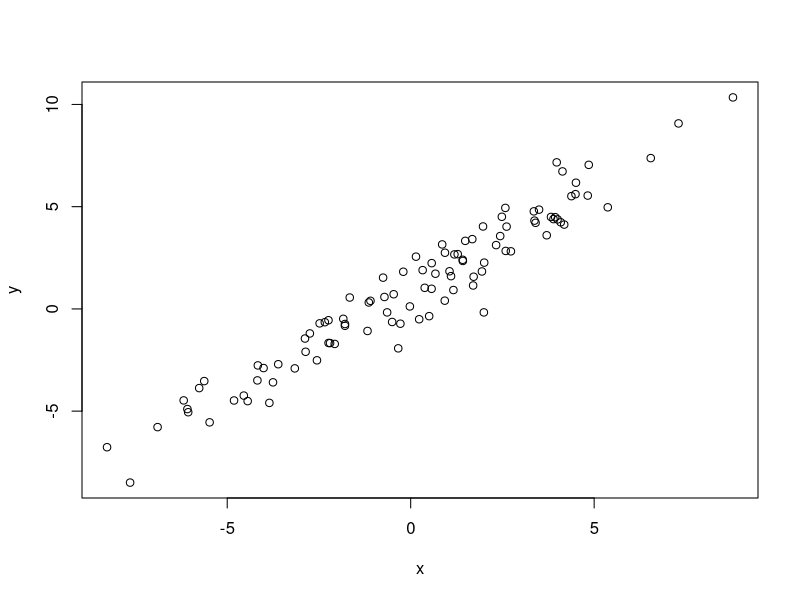
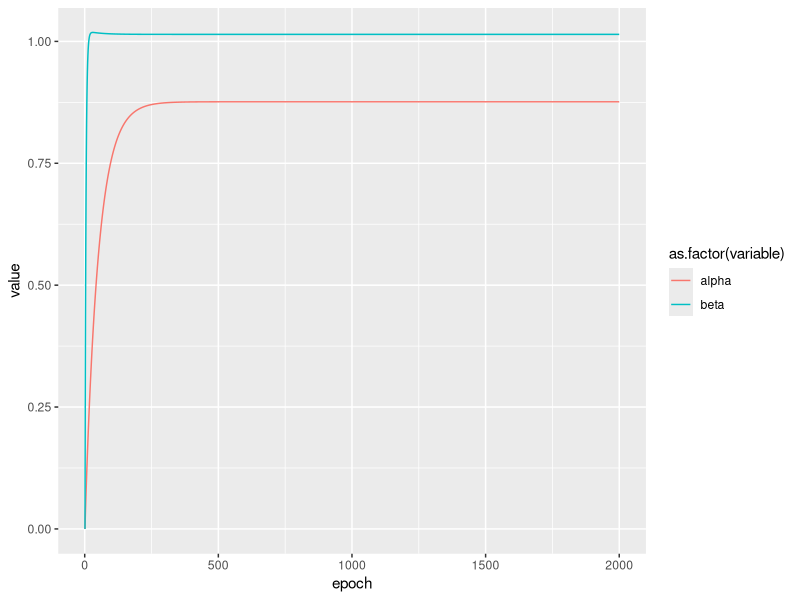
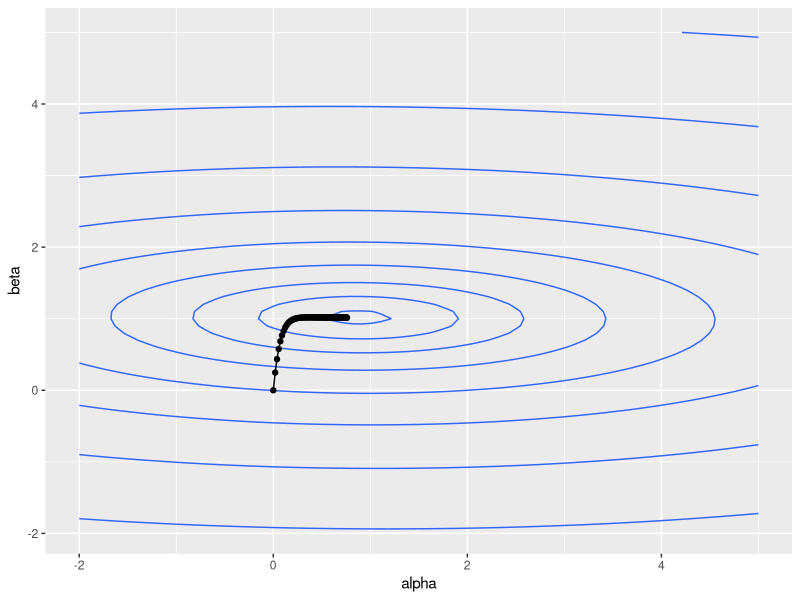
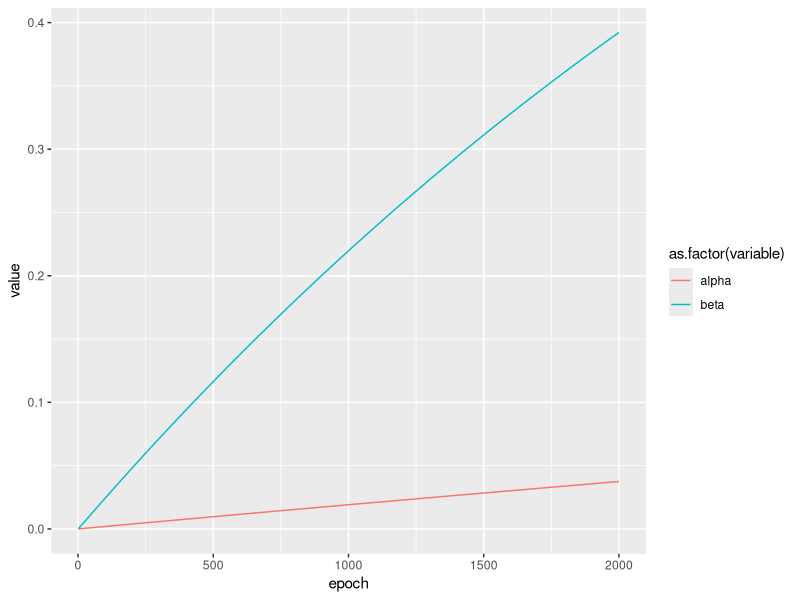
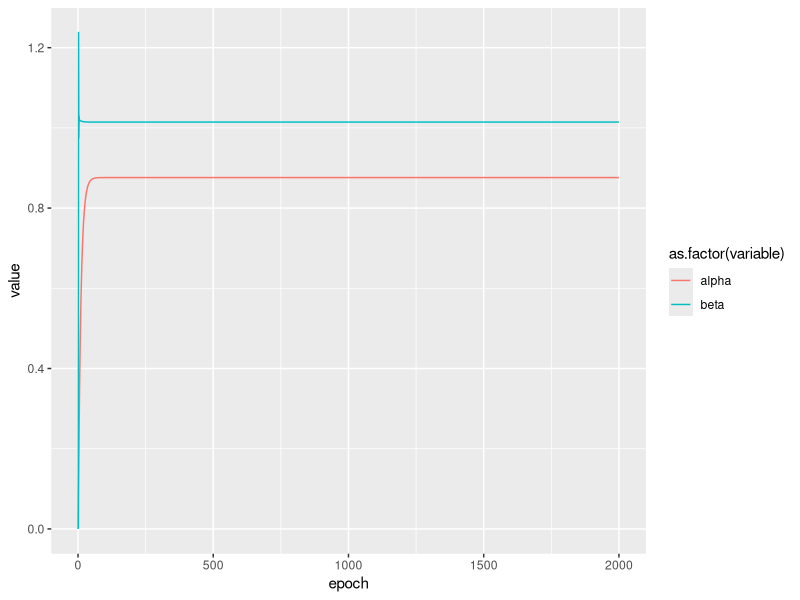
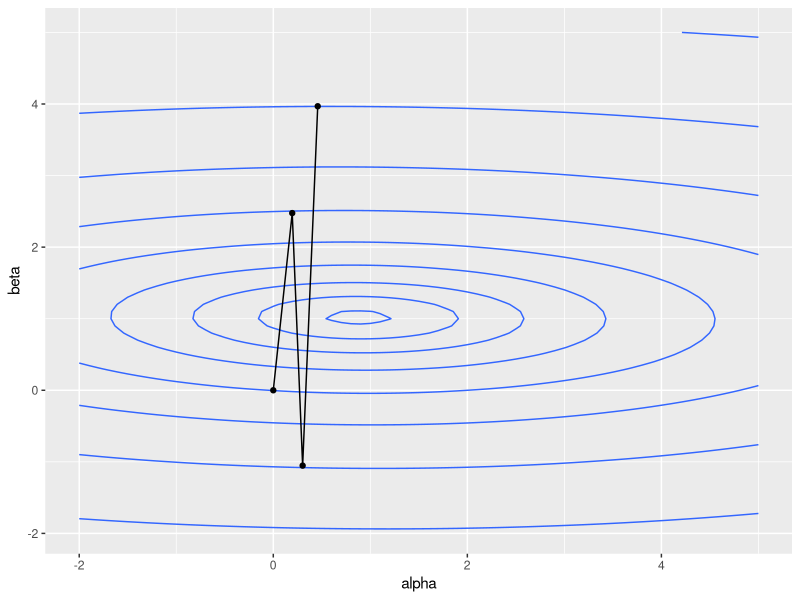
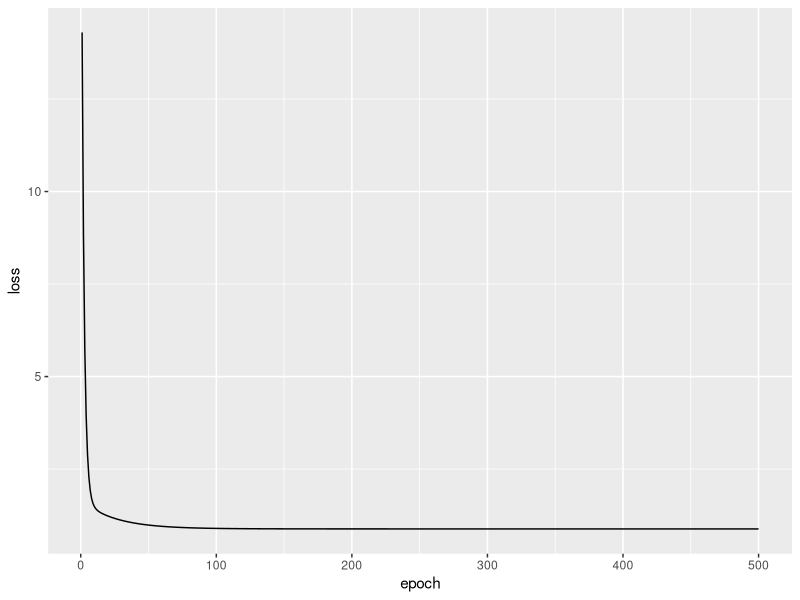
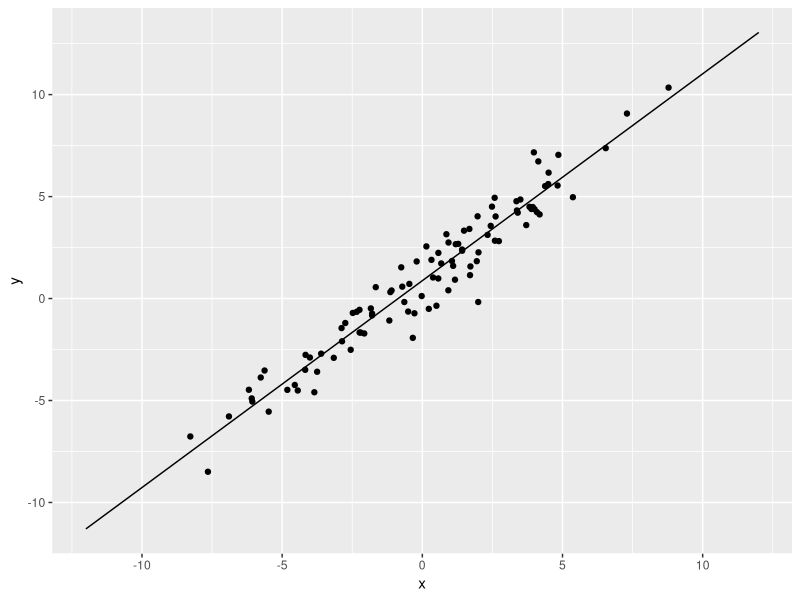

The R script that drew these images, in order:
## ---- chunk 1
rm(list=ls())
library(tidyverse)
library(reshape2)
library(e1071)

alpha <- 1
beta <- 1
sigma <- 1
n <- 100
x <- rnorm(n, 0, 4)
y <- alpha + beta * x + rnorm(n, 0, sigma)
plot(x, y)
## ---- chunk 2
update_parameters <- function(alpha, beta, y, x, eta) {
  K <- length(y)
  dl_da <- -(2 / K) * sum(y - (alpha + beta * x))
  dl_db <- -(2 / K) * sum(x * (y - (alpha + beta * x)))
  
  alpha <- alpha - eta * dl_da
  beta <- beta - eta * dl_db
  return(c(alpha, beta))
}
## ---- chunk 3
f_train_model <- function(n_epochs, eta, y, x, inits=c(0, 0)) {

  m_params <- matrix(nrow = n_epochs, ncol = 2)
  m_params[1, ] <- inits
  for(i in 2:n_epochs) {
    m_params[i, ] <- update_parameters(m_params[(i - 1), 1], m_params[(i - 1), 2], y, x, eta)
  }
  m_params <- as.data.frame(m_params)
  colnames(m_params) <- c("alpha", "beta")
  m_params <- m_params %>% 
    mutate(epoch=seq_along(alpha))
  return(m_params)
}
m_params <- f_train_model(2000, 0.01, y, x)
m_params %>% 
  melt(id.vars="epoch") %>% 
  ggplot(aes(x=epoch, y=value, colour=as.factor(variable))) +
  geom_line()
## ---- chunk 4
msl <- function(y, x, alpha, beta) {
  K <- length(y)
  return(1/K * sum((y-(alpha + beta * x))^2))
}

params <- expand_grid(alpha=seq(-2, 5, 0.1), beta=seq(-2, 5, 0.1))
z <- map2_dbl(params$alpha, params$beta, ~msl(y, x, .x, .y))
params <- params %>% 
  mutate(loss=z)

m_params <- m_params[1:100, ] %>% 
  mutate(type="training")

df1 <- params %>% 
  mutate(type="loss") %>% 
  bind_rows(m_params)

ggplot(df1 %>% filter(type=="loss"), aes(x=alpha, y=beta)) +
  geom_contour(aes(z=log(loss)), bins = 10) +
  geom_point(data=df1 %>% filter(type=="training")) +
  geom_line(data=df1 %>% filter(type=="training"))
## ---- chunk 5
# Low eta
f_train_model(2000, 0.00001, y, x) %>% 
  melt(id.vars="epoch") %>% 
  ggplot(aes(x=epoch, y=value, colour=as.factor(variable))) +
  geom_line()

# High eta
f_train_model(2000, 0.05, y, x) %>% 
  melt(id.vars="epoch") %>% 
  ggplot(aes(x=epoch, y=value, colour=as.factor(variable))) +
  geom_line()
## ---- chunk 6
m_params <- f_train_model(100, 0.1, y, x)

m_params <- m_params[1:4, ] %>% 
  mutate(type="training")

df1 <- params %>% 
  mutate(type="loss") %>% 
  bind_rows(m_params)

ggplot(df1 %>% filter(type=="loss"), aes(x=alpha, y=beta)) +
  geom_contour(aes(z=log(loss)), bins = 10) +
  geom_point(data=df1 %>% filter(type=="training")) +
  geom_line(data=df1 %>% filter(type=="training"))
## ---- chunk 7
m_params <- f_train_model(500, 0.01, y, x)

losses <- map_dbl(seq_along(m_params$alpha), ~msl(y, x, m_params$alpha[.], m_params$beta[.]))
m_params <- m_params %>% 
  mutate(loss=losses)
m_params %>% 
  ggplot(aes(x=epoch, y=loss)) +
  geom_line()
## ---- chunk 8
x_sim <- seq(-12, 12, 0.1)
y_sim <- m_params$alpha[nrow(m_params)] + m_params$beta[nrow(m_params)] * x_sim
df <- tibble(x, y, type="actual") %>% 
  bind_rows(tibble(x=x_sim, y=y_sim, type="simulated"))
ggplot(df %>% filter(type=="actual"), aes(x=x, y=y)) +
  geom_point() +
  geom_line(data=df %>% filter(type=="simulated"))

## ---- chunk 9
alpha <- 1
beta <- 0.02
sigma <- 10
n <- 100
x <- rnorm(n, 0, 400)
y <- alpha + beta * x + rnorm(n, 0, sigma)
plot(x, y)

params <- expand_grid(alpha=seq(-2, 5, 0.1), beta=seq(-0.05, 0.05, 0.005))
z <- map2_dbl(params$alpha, params$beta, ~msl(y, x, .x, .y))
params <- params %>% 
  mutate(loss=z)

m_params <- f_train_model(1000, 0.0000001, y, x) %>% 
  mutate(type="training")

df1 <- params %>% 
  mutate(type="loss") %>% 
  bind_rows(m_params)

ggplot(df1 %>% filter(type=="loss"), aes(x=alpha, y=beta)) +
  geom_contour(aes(z=log(loss)), bins = 10) +
  geom_point(data=df1 %>% filter(type=="training")) +
  geom_line(data=df1 %>% filter(type=="training"))
## ---- chunk 10
y_tilde <- scale(y)[, 1]
x_tilde <- scale(x)[, 1]

params <- expand_grid(alpha=seq(-2, 5, 0.1), beta=seq(-1, 2, 0.01))
z <- map2_dbl(params$alpha, params$beta, ~msl(y_tilde, x_tilde, .x, .y))
params <- params %>% 
  mutate(loss=z)

m_params <- f_train_model(1000, 0.01, y_tilde, x_tilde, inits = c(-1, -1)) %>% 
  mutate(type="training")

df1 <- params %>% 
  mutate(type="loss") %>% 
  bind_rows(m_params)

ggplot(df1 %>% filter(type=="loss"), aes(x=alpha, y=beta)) +
  geom_contour(aes(z=log(loss)), bins = 10) +
  geom_point(data=df1 %>% filter(type=="training")) +
  geom_line(data=df1 %>% filter(type=="training"))
## ---- chunk 11
alpha <- 1
beta <- 1
sigma <- 5
n <- 30
x <- rnorm(n, 0, 4)
y <- alpha + beta * x + rnorm(n, 0, sigma)

update_parameters_quad <- function(alpha, beta, gamma, y, x, eta) {
  K <- length(y)
  dl_da <- -(2 / K) * sum(y - (alpha + beta * x + gamma * x^2))
  dl_db <- -(2 / K) * sum(x * (y - (alpha + beta * x + gamma * x^2)))
  dl_dg <- -(2 / K) * sum(x^2 * (y - (alpha + beta * x + gamma * x^2)))
  
  alpha <- alpha - eta * dl_da
  beta <- beta - eta * dl_db
  gamma <- gamma - eta * dl_dg
  return(c(alpha, beta, gamma))
}

n_epochs <- 5000
m_params <- matrix(nrow = n_epochs, ncol = 3)
m_params[1, ] <- c(0, 0, 0)
for(i in 2:n_epochs) {
  m_params[i, ] <- update_parameters_quad(m_params[(i - 1), 1], m_params[(i - 1), 2],
                                          m_params[(i - 1), 3], y, x, 0.001)
}
m_params <- as.data.frame(m_params)
colnames(m_params) <- c("alpha", "beta", "gamma")
m_params <- m_params %>% 
  mutate(epoch=seq_along(alpha))
m_params %>% 
  melt(id.vars="epoch") %>% 
  ggplot(aes(x=epoch, y=value, colour=as.factor(variable))) +
  geom_line()

x_sim <- seq(-12, 12, 0.1)
y_sim <- m_params$alpha[nrow(m_params)] + m_params$beta[nrow(m_params)] * x_sim + m_params$gamma[nrow(m_params)] * x_sim^2

f_quadratic_regression <- function(x, alpha, beta, gamma) {
  return(alpha + beta * x + gamma * x^2)
}
a <- m_params$alpha[nrow(m_params)]
b <- m_params$beta[nrow(m_params)]
c <- m_params$gamma[nrow(m_params)]
f_quad <- function(x) f_quadratic_regression(x, a, b, c)

df <- tibble(x, y, type="actual") %>% 
  bind_rows(tibble(x=x_sim, y=y_sim, type="simulated"))
ggplot(df %>% filter(type=="actual"), aes(x=x, y=y)) +
  geom_point() +
  geom_line(data=df %>% filter(type=="simulated"))
## ---- chunk 12
m_params <- f_train_model(2000, 0.01, y, x)

f_linear_regression <- function(x, alpha, beta) {
  return(alpha + beta * x)
}

f_linear <- function(x) f_linear_regression(x,m_params$alpha[nrow(m_params)],
                                             m_params$beta[nrow(m_params)])

x1 <- rnorm(n, 5, 4)
y1 <- alpha + beta * x1 + rnorm(n, 0, sigma)

# predict y and calculate RMSEs
y1_linear <- map_dbl(x1, f_linear)
y1_quad <- map_dbl(x1, f_quad)

sqrt(mean(y1_linear - y1)^2)
sqrt(mean(y1_quad - y1)^2)
